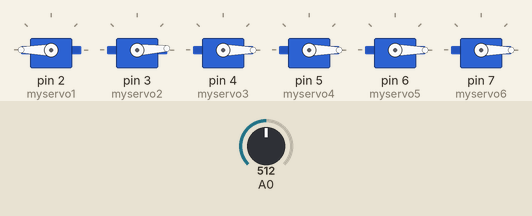
Recording of a sketch running on a simulated Arduino Uno, built with avr-gcc and run on an emulated ATmega328P. Parts: 6 × servo. Inputs (shaded band) come from the test bench; at power-on: A0 = 512.

Above: at 1.2 s.
1.3 s: A0 set to 306
At 1.9 s:
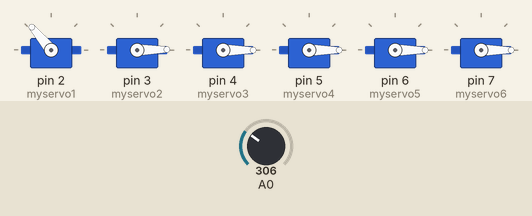
3.1 s: A0 set to 511
At 4.4 s:
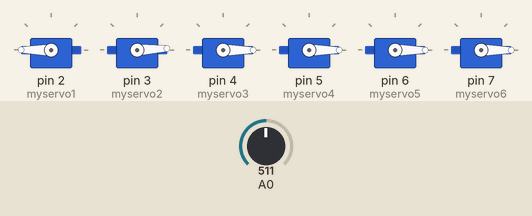
Timing chart, 0 to 6.1 s (numbered marks = the images above; inputs shaded):
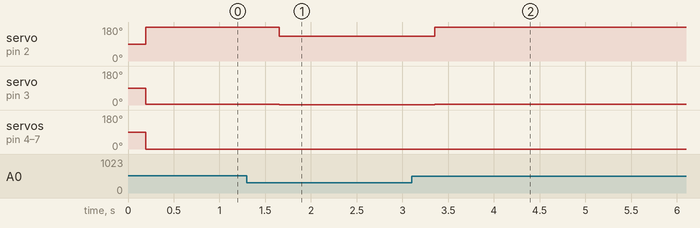

Measured:
- after the input at 1.3 s, servo on pin 2 (myservo1): 180° → 130° after 0.35 s; servo on pin 3 (myservo2): 3° → 1° after 0.35 s
- after the input at 3.1 s, servo on pin 2 (myservo1): 130° → 180° after 0.25 s; servo on pin 3 (myservo2): 1° → 3° after 0.25 s

The sketch:

Mapping_Frequency_Intensities_to_Servo_Positions.ino
```cpp
/*fix_fft.cpp and fix_fft.h Originally Written by:  Tom Roberts  11/8/89
Made portable:  Malcolm Slaney 12/15/94 malcolm@interval.com
Enhanced:  Dimitrios P. Bouras  14 Jun 2006 dbouras@ieee.org
Modified for 8bit values David Keller  10.10.2018
Main code adapted for Gizmo Project by Saym Hussain: 04/03/2019*/

/*This codes uses Fast Fourier Trasnforms to transform real-time audio into the frequency domain
where it is then classifed in to frequency bins between 0 - 4.5 kHz that correspind to known audio
classificiations. The average intensity of each bin is taken and is then scales to a range between
0 - 180, which controls the position of corresponding micro-servos.*/

#include <arduinoFFT.h> //import the library

#define SAMPLES 128 //Must be a power of 2
#define SAMPLING_FREQUENCY 9000 //Hz, must be less than 10000 due to ADC
#include <Servo.h>

Servo myservo1;  // create servo object to control a servo
Servo myservo2;  // create servo object to control a servo
Servo myservo3;  // create servo object to control a servo
Servo myservo4;  // create servo object to control a servo
Servo myservo5;  // create servo object to control a servo
Servo myservo6;  // create servo object to control a servo

// twelve servo objects can be created on most boards

arduinoFFT FFT = arduinoFFT(); // create FFT object

unsigned int sampling_period_us; unsigned long microseconds;
double vReal[SAMPLES]; //Real part of FFT array
double vImag[SAMPLES]; //Imaginary part of FFT aray

// Initialises the Bins that hold the frequency intensity value
float Bin_1 = 0;
float Bin_2 = 0;
float Bin_3 = 0;
float Bin_4 = 0;
float Bin_5 = 0;
float Bin_6 = 0;

const int Servo1 = 2;    // Servo connected to digital pin 2
const int Servo2 = 3;    // Servo connected to digital pin 3
const int Servo3 = 4;    // Servo connected to digital pin 4
const int Servo4 = 5;    // Servo connected to digital pin 5
const int Servo5 = 6;    // Servo connected to digital pin 6
const int Servo6 = 7;    // Servo connected to digital pin 7

//Initialises the position variables that tell the servo amount of rotation required
int pos1 = 0;
int pos2 = 0;
int pos3 = 0;
int pos4 = 0;
int pos5 = 0;
int pos6 = 0;

void setup() {

  Serial.begin(115200);
  sampling_period_us = round(1000000*(1.0/SAMPLING_FREQUENCY));

  myservo1.attach(2);  // attaches the servo on pin 2 to the servo object
  myservo2.attach(3);  // attaches the servo on pin 3 to the servo object
  myservo3.attach(4);  // attaches the servo on pin 4 to the servo object
  myservo4.attach(5);  // attaches the servo on pin 5 to the servo object
  myservo5.attach(6);  // attaches the servo on pin 6 to the servo object
  myservo6.attach(7);  // attaches the servo on pin 7 to the servo object
}

void loop() {

   /*SAMPLING*/
   for(int i=0; i<SAMPLES; i++)
   {
       microseconds = micros();    //Overflows after around 70 minutes!

       vReal[i] = analogRead(A0);  //Read the s analogue input from the microphone connected to A0
       vImag[i] = 0;               //Imaginary Domain set to 0 as this is no required for my use

       while(micros() < (microseconds + sampling_period_us)){
       }
   }

   /*FFT*/                                                                // builtin FFT library and methods
   FFT.Windowing(vReal, SAMPLES, FFT_WIN_TYP_HAMMING, FFT_FORWARD);
   FFT.Compute(vReal, vImag, SAMPLES, FFT_FORWARD);
   FFT.ComplexToMagnitude(vReal, vImag, SAMPLES);
   double peak = FFT.MajorPeak(vReal, SAMPLES, SAMPLING_FREQUENCY);

   /*ACCOUNT FOR DC OFFSET - vReal[0] ignored since it is the impulse value of all the frequencies*/
   //vReal[0] = vReal[0] - 17900;

   vReal[1] = vReal[1] - 7300;    //From testing in a silence space, this was the offset found
   vReal[1] = abs(vReal[1]);      //The offest may fluctuate, therefore the absolute value is taken in case the value of vReal[1] becomes negetive


   /*LED/SERVO MOTION*/

   //Sub-Bass Range
   Bin_1 = vReal[1];
   if (Bin_1 <= 2400) {             //if less than the max limit
      Bin_1 = (Bin_1/2400)*180;     //Scale to servo range
      pos1 = Bin_1;                 //Change servo position
    }
    else if (Bin_1 > 2400) {        //if more than the max limit
      pos1 = 180;                   //make the servo postion the maximumm
    }

   //Bass Range
   Bin_2 = vReal[2] + vReal[3];
   Bin_2 = Bin_2/2;                 //finds the avergae intensty for the associated frequency ranges
   if (Bin_2 <= 3000) {             //if less than the max limit
    Bin_2 = (Bin_2/3000)*180;       //Scale to servo range
    pos2 = Bin_2;                   //Change servo position
   }
   else if (Bin_2 > 3000) {         //if more than the max limit
    pos2 = 180;                     //make the servo postion the maximumm
   }

   //Low Midrange
   Bin_3 = vReal[4] + vReal[5] + vReal[6];
   Bin_3 = Bin_3/3;                 //finds the avergae intensty for the associated frequency ranges
   if (Bin_3 <= 2800) {             //if less than the max limit
    Bin_3 = (Bin_3/2800)*180;       //Scale to servo range
    pos3 = Bin_3;                   //Change servo position
   }
   else if (Bin_3 > 2800) {         //if more than the max limit
    pos2 = 180;                     //make the servo postion the maximumm
   }

   //Midrange
   Bin_4 = vReal[7] + vReal[8] + vReal[9] + vReal[10] + vReal[11] + vReal[12] + vReal[13] + vReal[14] + vReal[15] + vReal[16] + vReal[17] + vReal[18] + vReal[19] + vReal[20] + vReal[21] + vReal[22] + vReal[23] + vReal[24] + vReal[25] + vReal[26] + vReal[27] + vReal[28];
   Bin_4 = Bin_4/22;                //finds the avergae intensty for the associated frequency ranges
   if (Bin_4 <= 900) {              //if less than the max limit
    Bin_4 = (Bin_4/900)*180;        //Scale to servo range
    pos4 = Bin_4;                   //Change servo position
   }
   else if (Bin_4 > 900) {          //if more than the max limit
    pos4 = 180;                     //make the servo postion the maximumm
   }

   //Upper Midrange
   Bin_5 = vReal[29] + vReal[30] + vReal[31] + vReal[32] + vReal[33] + vReal[34] + vReal[35] + vReal[36] + vReal[37] + vReal[38] + vReal[39] + vReal[40] + vReal[41] + vReal[42] + vReal[43] + vReal[44] + vReal[45] + vReal[46] + vReal[47] + vReal[48] + vReal[49] + vReal[50] + vReal[51] + vReal[52] + vReal[53] + vReal[54] + vReal[55] + vReal[56];
   Bin_5 = Bin_5/28;                //finds the avergae intensty for the associated frequency ranges
   if (Bin_5 <= 650) {              //if less than the max limit
    Bin_5 = (Bin_5/650)*180;        //Scale to servo range
    pos5 = Bin_5;                   //Change servo position
   }
   else if (Bin_5 > 650) {          //if more than the max limit
    pos5 = 180;                     //make the servo postion the maximumm
   }

   //Prescence (cut at 4.5 kHz)
   Bin_6 = vReal[57] + vReal[58] + vReal[59] + vReal[60] + vReal[61] + vReal[62] + vReal[63];
   Bin_6 = Bin_6/7;                 //finds the avergae intensty for the associated frequency ranges
   if (Bin_6 <= 450) {              //if less than the max limit
    Bin_6 = (Bin_6/450)*180;        //Scale to servo range
    pos6 = Bin_6;                   //Change servo position
   }
   else if (Bin_6 > 450) {          //if more than the max limit
    pos6 = 180;                     //make the servo postion the maximumm
   }

/*Writes the position to the servo*/
   myservo1.write(pos1);
   myservo2.write(pos2);
   myservo3.write(pos3);
   myservo4.write(pos4);
   myservo5.write(pos5);
   myservo6.write(pos6);


   /*PRINT RESULTS*/
   //Serial.println(peak);                           //Print out what frequency is the most dominant.

   for(int i=1; i<(SAMPLES/2); i++)
   {
       /*View all these three lines in serial terminal to see which frequencies has which amplitudes*/

       //Serial.print((i * 1.0 * SAMPLING_FREQUENCY) / SAMPLES, 1);
       //Serial.print(" Hz ");
       //Serial.println(vReal[i], 1);    //View only this line in serial plotter to visualize the bins
   }
   //Serial.print('\n');

   //Serial.print((pos1));
   //Serial.print('\n');
   //Serial.print((pos2));
   //Serial.print('\n');
   //Serial.print((pos3));
   //Serial.print('\n');
   //Serial.print((pos4));
   //Serial.print('\n');
   //Serial.print((pos5));
   //Serial.print('\n');
   //Serial.print((pos6));
   //Serial.print('\n');
   //Serial.print(" ");
   //Serial.print('\n');

   delay(50);  //Repeat the process every 50 ms OR:
   //while(1);       //Run code once
}
```

fix_fft.cpp
```cpp
#include "fix_fft.h"
/* #include <WProgram.h> */

/* fix_fft.c - Fixed-point in-place Fast Fourier Transform  */
/*
  All data are fixed-point short integers, in which -32768
  to +32768 represent -1.0 to +1.0 respectively. Integer
  arithmetic is used for speed, instead of the more natural
  floating-point.

  For the forward FFT (time -> freq), fixed scaling is
  performed to prevent arithmetic overflow, and to map a 0dB
  sine/cosine wave (i.e. amplitude = 32767) to two -6dB freq
  coefficients. The return value is always 0.

  For the inverse FFT (freq -> time), fixed scaling cannot be
  done, as two 0dB coefficients would sum to a peak amplitude
  of 64K, overflowing the 32k range of the fixed-point integers.
  Thus, the fix_fft() routine performs variable scaling, and
  returns a value which is the number of bits LEFT by which
  the output must be shifted to get the actual amplitude
  (i.e. if fix_fft() returns 3, each value of fr[] and fi[]
  must be multiplied by 8 (2**3) for proper scaling.
  Clearly, this cannot be done within fixed-point short
  integers. In practice, if the result is to be used as a
  filter, the scale_shift can usually be ignored, as the
  result will be approximately correctly normalized as is.

  Written by:  Tom Roberts  11/8/89
  Made portable:  Malcolm Slaney 12/15/94 malcolm@interval.com
  Enhanced:  Dimitrios P. Bouras  14 Jun 2006 dbouras@ieee.org
  Modified for 8bit values David Keller  10.10.2010
*/


#define N_WAVE  256    /* full length of Sinewave[] */
#define LOG2_N_WAVE 8   /* log2(N_WAVE) */


/*
  Since we only use 3/4 of N_WAVE, we define only
  this many samples, in order to conserve data space.
*/


const int8_t Sinewave[N_WAVE-N_WAVE/4] PROGMEM = {
0, 3, 6, 9, 12, 15, 18, 21,
24, 28, 31, 34, 37, 40, 43, 46,
48, 51, 54, 57, 60, 63, 65, 68,
71, 73, 76, 78, 81, 83, 85, 88,
90, 92, 94, 96, 98, 100, 102, 104,
106, 108, 109, 111, 112, 114, 115, 117,
118, 119, 120, 121, 122, 123, 124, 124,
125, 126, 126, 127, 127, 127, 127, 127,

127, 127, 127, 127, 127, 127, 126, 126,
125, 124, 124, 123, 122, 121, 120, 119,
118, 117, 115, 114, 112, 111, 109, 108,
106, 104, 102, 100, 98, 96, 94, 92,
90, 88, 85, 83, 81, 78, 76, 73,
71, 68, 65, 63, 60, 57, 54, 51,
48, 46, 43, 40, 37, 34, 31, 28,
24, 21, 18, 15, 12, 9, 6, 3,

0, -3, -6, -9, -12, -15, -18, -21,
-24, -28, -31, -34, -37, -40, -43, -46,
-48, -51, -54, -57, -60, -63, -65, -68,
-71, -73, -76, -78, -81, -83, -85, -88,
-90, -92, -94, -96, -98, -100, -102, -104,
-106, -108, -109, -111, -112, -114, -115, -117,
-118, -119, -120, -121, -122, -123, -124, -124,
-125, -126, -126, -127, -127, -127, -127, -127,

/*-127, -127, -127, -127, -127, -127, -126, -126,
-125, -124, -124, -123, -122, -121, -120, -119,
-118, -117, -115, -114, -112, -111, -109, -108,
-106, -104, -102, -100, -98, -96, -94, -92,
-90, -88, -85, -83, -81, -78, -76, -73,
-71, -68, -65, -63, -60, -57, -54, -51,
-48, -46, -43, -40, -37, -34, -31, -28,
-24, -21, -18, -15, -12, -9, -6, -3, */
};


/*
  FIX_MPY() - fixed-point multiplication & scaling.
  Substitute inline assembly for hardware-specific
  optimization suited to a particluar DSP processor.
  Scaling ensures that result remains 16-bit.
*/
inline char FIX_MPY(char a, char b)
{

  //Serial.println(a);
 //Serial.println(b);


    /* shift right one less bit (i.e. 15-1) */
    int c = ((int)a * (int)b) >> 6;
    /* last bit shifted out = rounding-bit */
    b = c & 0x01;
    /* last shift + rounding bit */
    a = (c >> 1) + b;

      /*
      Serial.println(Sinewave[3]);
      Serial.println(c);
      Serial.println(a);
      while(1);*/

    return a;
}

/*
  fix_fft() - perform forward/inverse fast Fourier transform.
  fr[n],fi[n] are real and imaginary arrays, both INPUT AND
  RESULT (in-place FFT), with 0 <= n < 2**m; set inverse to
  0 for forward transform (FFT), or 1 for iFFT.
*/
int fix_fft(char fr[], char fi[], int m, int inverse)
{
    int mr, nn, i, j, l, k, istep, n, scale, shift;
    char qr, qi, tr, ti, wr, wi;

    n = 1 << m;

    /* max FFT size = N_WAVE */
    if (n > N_WAVE)
      return -1;

    mr = 0;
    nn = n - 1;
    scale = 0;

    /* decimation in time - re-order data */
    for (m=1; m<=nn; ++m) {
      l = n;
      do {
        l >>= 1;
      } while (mr+l > nn);
      mr = (mr & (l-1)) + l;

      if (mr <= m)
        continue;
      tr = fr[m];
      fr[m] = fr[mr];
      fr[mr] = tr;
      ti = fi[m];
      fi[m] = fi[mr];
      fi[mr] = ti;
    }

    l = 1;
    k = LOG2_N_WAVE-1;
    while (l < n) {
      if (inverse) {
        /* variable scaling, depending upon data */
        shift = 0;
        for (i=0; i<n; ++i) {
            j = fr[i];
            if (j < 0)
              j = -j;
            m = fi[i];
            if (m < 0)
              m = -m;
            if (j > 16383 || m > 16383) {
              shift = 1;
              break;
            }
        }
        if (shift)
            ++scale;
      } else {
        /*
          fixed scaling, for proper normalization --
          there will be log2(n) passes, so this results
          in an overall factor of 1/n, distributed to
          maximize arithmetic accuracy.
        */
        shift = 1;
      }
      /*
        it may not be obvious, but the shift will be
        performed on each data point exactly once,
        during this pass.
      */
      istep = l << 1;
      for (m=0; m<l; ++m) {
        j = m << k;
        /* 0 <= j < N_WAVE/2 */
        wr =  pgm_read_byte_near(Sinewave + j+N_WAVE/4);

/*Serial.println("asdfasdf");
Serial.println(wr);
Serial.println(j+N_WAVE/4);
Serial.println(Sinewave[256]);

Serial.println("");*/


        wi = -pgm_read_byte_near(Sinewave + j);
        if (inverse)
            wi = -wi;
        if (shift) {
            wr >>= 1;
            wi >>= 1;
        }
        for (i=m; i<n; i+=istep) {
            j = i + l;
            tr = FIX_MPY(wr,fr[j]) - FIX_MPY(wi,fi[j]);
            ti = FIX_MPY(wr,fi[j]) + FIX_MPY(wi,fr[j]);
            qr = fr[i];
            qi = fi[i];
            if (shift) {
              qr >>= 1;
              qi >>= 1;
            }
            fr[j] = qr - tr;
            fi[j] = qi - ti;
            fr[i] = qr + tr;
            fi[i] = qi + ti;
        }
      }
      --k;
      l = istep;
    }
    return scale;
}

/*
  fix_fftr() - forward/inverse FFT on array of real numbers.
  Real FFT/iFFT using half-size complex FFT by distributing
  even/odd samples into real/imaginary arrays respectively.
  In order to save data space (i.e. to avoid two arrays, one
  for real, one for imaginary samples), we proceed in the
  following two steps: a) samples are rearranged in the real
  array so that all even samples are in places 0-(N/2-1) and
  all imaginary samples in places (N/2)-(N-1), and b) fix_fft
  is called with fr and fi pointing to index 0 and index N/2
  respectively in the original array. The above guarantees
  that fix_fft "sees" consecutive real samples as alternating
  real and imaginary samples in the complex array.
*/
int fix_fftr(char f[], int m, int inverse)
{
    int i, N = 1<<(m-1), scale = 0;
    char tt, *fr=f, *fi=&f[N];

    if (inverse)
      scale = fix_fft(fi, fr, m-1, inverse);
    for (i=1; i<N; i+=2) {
      tt = f[N+i-1];
      f[N+i-1] = f[i];
      f[i] = tt;
    }
    if (! inverse)
      scale = fix_fft(fi, fr, m-1, inverse);
    return scale;
}
```

fix_fft.h
```cpp
#ifndef FIXFFT_H
#define FIXFFT_H
#include <avr/pgmspace.h>

#if ARDUINO >= 100
	#include "Arduino.h"
#else
	#include "WProgram.h" /* This is where the standard Arduino code lies */
#endif


/* #include <WProgram.h> */

/*
  fix_fft() - perform forward/inverse fast Fourier transform.
  fr[n],fi[n] are real and imaginary arrays, both INPUT AND
  RESULT (in-place FFT), with 0 <= n < 2**m; set inverse to
  0 for forward transform (FFT), or 1 for iFFT.
*/
int fix_fft(char fr[], char fi[], int m, int inverse);

/*
  fix_fftr() - forward/inverse FFT on array of real numbers.
  Real FFT/iFFT using half-size complex FFT by distributing
  even/odd samples into real/imaginary arrays respectively.
  In order to save data space (i.e. to avoid two arrays, one
  for real, one for imaginary samples), we proceed in the
  following two steps: a) samples are rearranged in the real
  array so that all even samples are in places 0-(N/2-1) and
  all imaginary samples in places (N/2)-(N-1), and b) fix_fft
  is called with fr and fi pointing to index 0 and index N/2
  respectively in the original array. The above guarantees
  that fix_fft "sees" consecutive real samples as alternating
  real and imaginary samples in the complex array.
*/
int fix_fftr(char f[], int m, int inverse);

#endif
```
